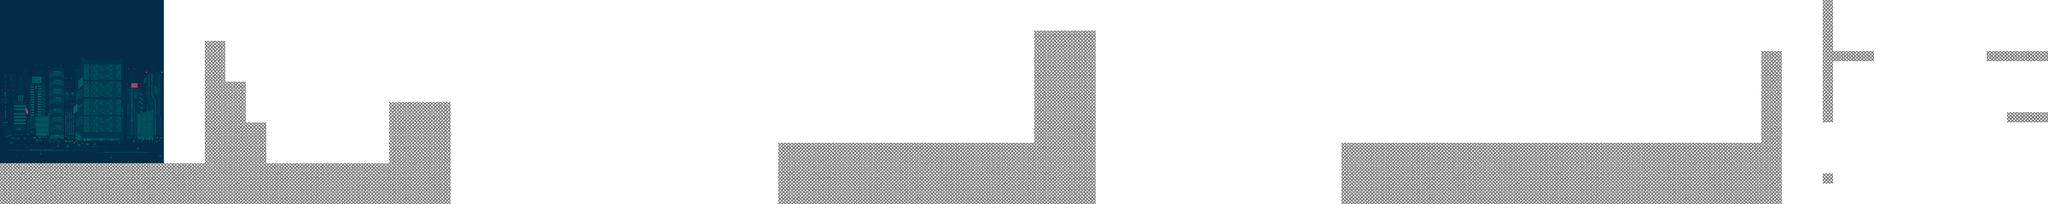

Tiled map render using the project's own tile images. Description and the map definition, with tile-layer contents summarised, below:
An orthogonal 200x20 tile map with 32x32 px tiles, 1 tile layer (Tile Layer 1), 1 image layer and 80 objects (20x SnowmanEntity, 15x MovingPlatformYEntity, 11x MovingPlatformXEntity, 6x MonstoidEntity, 3x DustGuyEntity, ...).

<map version="1.2" tiledversion="1.3.1" orientation="orthogonal" renderorder="right-down" compressionlevel="0" width="200" height="20" tilewidth="32" tileheight="32" infinite="0" backgroundcolor="#ffffff" nextlayerid="8" nextobjectid="139">
 <tileset firstgid="1" source="all_tiles.tsx" />
 <imagelayer id="6" name="Background">
  <image source="../img/backdrop/backdrop_level2.png" width="512" height="512" />
  <properties>
   <property name="repeat" value="repeat-x" />
  </properties>
 </imagelayer>
 <layer id="1" name="Tile Layer 1" width="200" height="20">
  <data>[4000 cells, 815 non-empty, 1 distinct tile ids]</data>
 </layer>
 <objectgroup id="7" name="NextLevel">
  <object id="37" name="me.LevelEntity" x="6272" y="32" width="128" height="128">
   <properties>
    <property name="duration" type="int" value="250" />
    <property name="fade" type="color" value="#ffffffff" />
    <property name="frameheight" type="int" value="128" />
    <property name="framewidth" type="int" value="128" />
    <property name="image" value="PORTAL" />
    <property name="to" value="level3" />
   </properties>
  </object>
 </objectgroup>
 <objectgroup id="2" name="Player">
  <object id="8" name="mainPlayer" x="32" y="448" width="48" height="48" />
 </objectgroup>
 <objectgroup id="4" name="SecretCollectable">
  <object id="26" name="SecretCollectableEntity" x="4160" y="464" width="32" height="32" />
 </objectgroup>
 <objectgroup id="5" name="Enemy">
  <object id="42" name="MonstoidEntity" x="896" y="448" width="320" height="48" />
  <object id="47" name="DustGuyEntity" x="1888" y="64" width="48" height="384" />
  <object id="48" name="DustGuyEntity" x="1664" y="64" width="48" height="448" />
  <object id="49" name="DustGuyEntity" x="2112" y="64" width="48" height="320" />
  <object id="54" name="MonstoidEntity" x="2592" y="384" width="576" height="48" />
  <object id="55" name="MonstoidEntity" x="2656" y="288" width="512" height="48" />
  <object id="56" name="MonstoidEntity" x="2720" y="192" width="448" height="48" />
  <object id="63" name="MonstoidEntity" x="3488" y="160" width="320" height="48" />
  <object id="64" name="MonstoidEntity" x="3808" y="320" width="320" height="48" />
  <object id="67" name="SnowmanEntity" x="4928" y="384" width="48" height="48" />
  <object id="68" name="SnowmanEntity" x="4672" y="64" width="48" height="48" />
  <object id="69" name="SnowmanEntity" x="4672" y="128" width="48" height="48" />
  <object id="70" name="SnowmanEntity" x="4672" y="192" width="48" height="48" />
  <object id="71" name="SnowmanEntity" x="4672" y="320" width="48" height="48" />
  <object id="72" name="SnowmanEntity" x="4736" y="192" width="48" height="48" />
  <object id="73" name="SnowmanEntity" x="4800" y="320" width="48" height="48" />
  <object id="74" name="SnowmanEntity" x="4864" y="384" width="48" height="48" />
  <object id="75" name="SnowmanEntity" x="4736" y="256" width="48" height="48" />
  <object id="76" name="SnowmanEntity" x="4672" y="256" width="48" height="48" />
  <object id="77" name="SnowmanEntity" x="5952" y="288" width="48" height="48" />
  <object id="78" name="SnowmanEntity" x="4736" y="320" width="48" height="48" />
  <object id="79" name="SnowmanEntity" x="4672" y="384" width="48" height="48" />
  <object id="80" name="SnowmanEntity" x="4736" y="384" width="48" height="48" />
  <object id="81" name="SnowmanEntity" x="4800" y="384" width="48" height="48" />
  <object id="130" name="SnowmanEntity" x="5856" y="96" width="48" height="48" />
  <object id="131" name="SnowmanEntity" x="5984" y="96" width="48" height="48" />
  <object id="132" name="SnowmanEntity" x="6112" y="96" width="48" height="48" />
  <object id="133" name="SnowmanEntity" x="6112" y="288" width="48" height="48" />
  <object id="134" name="SnowmanEntity" x="6048" y="480" width="48" height="48" />
  <object id="136" name="ChasmEntity" x="1408" y="672" width="1024" height="32" />
  <object id="137" name="ChasmEntity" x="3424" y="672" width="768" height="32" />
  <object id="138" name="ChasmEntity" x="5568" y="672" width="832" height="32" />
 </objectgroup>
 <objectgroup id="3" name="collision">
  <object id="10" x="5504" y="160" width="64" height="288" />
  <object id="11" x="5728" y="160" width="128" height="32" />
  <object id="12" x="5696" y="544" width="32" height="32" />
  <object id="13" x="4192" y="448" width="1376" height="192" />
  <object id="14" x="6400" y="0" width="32" height="640" />
  <object id="15" x="3232" y="96" width="192" height="352" />
  <object id="16" x="5696" y="-64" width="32" height="448" />
  <object id="17" x="-32" y="96" width="32" height="448" />
  <object id="18" x="0" y="512" width="1408" height="128" />
  <object id="22" x="704" y="256" width="64" height="256" />
  <object id="23" x="2432" y="448" width="992" height="192" />
  <object id="24" x="1216" y="320" width="192" height="192" />
  <object id="25" x="768" y="384" width="64" height="128" />
  <object id="29" x="640" y="128" width="64" height="384" />
  <object id="36" x="6208" y="160" width="192" height="32" />
  <object id="39" name="BoxGuyEntity" x="192" y="352" width="38" height="38">
   <properties>
    <property name="messageIndex" type="int" value="3" />
   </properties>
  </object>
  <object id="40" name="MovingPlatformYEntity" x="512" y="128" width="128" height="320" />
  <object id="41" name="MovingPlatformXEntity" x="768" y="160" width="448" height="32" />
  <object id="43" name="MovingPlatformYEntity" x="1504" y="64" width="128" height="512" />
  <object id="44" name="MovingPlatformYEntity" x="1728" y="128" width="128" height="384" />
  <object id="45" name="MovingPlatformYEntity" x="1952" y="192" width="128" height="256" />
  <object id="46" name="MovingPlatformYEntity" x="2176" y="256" width="128" height="128" />
  <object id="50" name="MovingPlatformXEntity" x="2592" y="352" width="576" height="32" />
  <object id="51" name="MovingPlatformXEntity" x="2656" y="256" width="512" height="32" />
  <object id="52" name="MovingPlatformXEntity" x="2720" y="160" width="448" height="32" />
  <object id="57" name="MovingPlatformYEntity" x="3424" y="96" width="128" height="352" />
  <object id="58" name="MovingPlatformYEntity" x="3552" y="96" width="128" height="352" />
  <object id="59" name="MovingPlatformYEntity" x="3680" y="96" width="128" height="352" />
  <object id="60" name="MovingPlatformYEntity" x="3808" y="96" width="128" height="352" />
  <object id="61" name="MovingPlatformYEntity" x="3936" y="96" width="128" height="352" />
  <object id="62" name="MovingPlatformYEntity" x="4064" y="96" width="128" height="352" />
  <object id="65" name="MovingPlatformYEntity" x="4480" y="96" width="128" height="288" />
  <object id="66" name="MovingPlatformXEntity" x="5184" y="320" width="320" height="32" />
  <object id="82" name="BoxGuyEntity" x="4320" y="288" width="38" height="38">
   <properties>
    <property name="messageIndex" type="int" value="4" />
   </properties>
  </object>
  <object id="83" name="MovingPlatformXEntity" x="5184" y="416" width="320" height="32" />
  <object id="84" name="MovingPlatformXEntity" x="5184" y="384" width="320" height="32" />
  <object id="85" name="MovingPlatformXEntity" x="5184" y="352" width="320" height="32" />
  <object id="86" name="BoxGuyEntity" x="5184" y="160" width="38" height="38">
   <properties>
    <property name="messageIndex" type="int" value="5" />
   </properties>
  </object>
  <object id="87" name="MovingPlatformXEntity" x="5728" y="160" width="480" height="32" />
  <object id="88" name="MovingPlatformXEntity" x="5728" y="544" width="672" height="32" />
  <object id="89" name="MovingPlatformXEntity" x="5728" y="352" width="672" height="32" />
  <object id="90" x="6272" y="352" width="128" height="32" />
  <object id="91" name="MovingPlatformYEntity" x="5568" y="160" width="128" height="416" />
  </objectgroup>
</map>
<!-- 2 of 80 objects omitted -->
